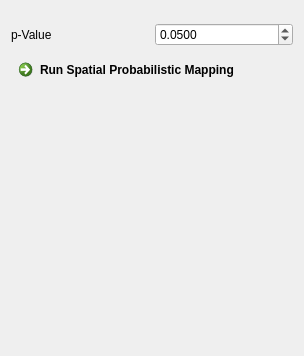
<?xml version="1.0" encoding="UTF-8"?>
<ui version="4.0">
 <class>MoleculaRViewControls</class>
 <widget class="QWidget" name="MoleculaRViewControls">
  <property name="geometry">
   <rect>
    <x>0</x>
    <y>0</y>
    <width>304</width>
    <height>356</height>
   </rect>
  </property>
  <property name="windowTitle">
   <string>MoleculaR View</string>
  </property>
  <layout class="QVBoxLayout" name="verticalLayout">
   <item>
    <widget class="QmitkSingleNodeSelectionWidget" name="imageSelection" native="true"/>
   </item>
   <item>
    <widget class="QmitkSingleNodeSelectionWidget" name="peakListSelection" native="true"/>
   </item>
   <item>
    <layout class="QHBoxLayout" name="horizontalLayout_14">
     <item>
      <widget class="QLabel" name="label_19">
       <property name="toolTip">
        <string>P-value for probability calculation</string>
       </property>
       <property name="text">
        <string>p-Value</string>
       </property>
      </widget>
     </item>
     <item>
      <widget class="QDoubleSpinBox" name="spnBxMPMPValue">
       <property name="toolTip">
        <string>Minimum distance of embeded points. Smaller values lead to more compact clusters.</string>
       </property>
       <property name="decimals">
        <number>4</number>
       </property>
       <property name="maximum">
        <double>1.000000000000000</double>
       </property>
       <property name="singleStep">
        <double>0.001000000000000</double>
       </property>
       <property name="value">
        <double>0.050000000000000</double>
       </property>
      </widget>
     </item>
    </layout>
   </item>
   <item>
    <widget class="QCommandLinkButton" name="btnRunMoleculaR">
     <property name="text">
      <string>Run Spatial Probabilistic Mapping</string>
     </property>
    </widget>
   </item>
   <item>
    <spacer name="verticalSpacer">
     <property name="orientation">
      <enum>Qt::Vertical</enum>
     </property>
     <property name="sizeHint" stdset="0">
      <size>
       <width>20</width>
       <height>40</height>
      </size>
     </property>
    </spacer>
   </item>
  </layout>
 </widget>
 <layoutdefault spacing="6" margin="11"/>
 <customwidgets>
  <customwidget>
   <class>QmitkSingleNodeSelectionWidget</class>
   <extends>QWidget</extends>
   <header location="global">QmitkSingleNodeSelectionWidget.h</header>
   <container>1</container>
  </customwidget>
 </customwidgets>
 <resources/>
 <connections/>
</ui>
